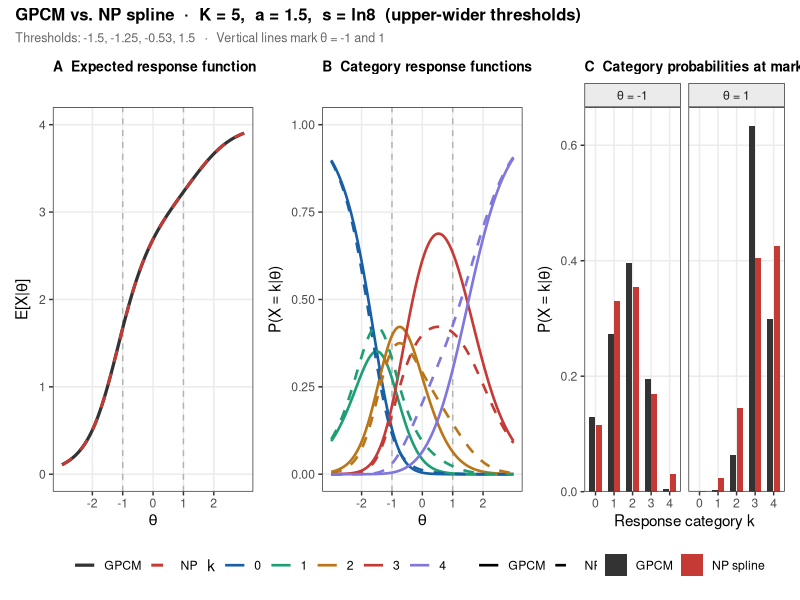

Generate this figure with R:
library(ggplot2)
library(patchwork)

# ── Parameters ────────────────────────────────────────────────────────────────
K      <- 5L
a      <- 1.5
s      <- log(8)          # upper-wider asymmetry
THETAS <- c(-1, 1)      # two highlighted ability values
theta_grid <- seq(-3, 3, by = 0.05)

COL_GPCM <- "#333333"
COL_NP   <- "#C53A35"
CAT_COLS <- c("#185FA5","#1D9E75","#BA7517","#C53A35","#7F77DD")

# ── Helpers ───────────────────────────────────────────────────────────────────
make_thresholds <- function(K, s) {
  n <- K - 1L; rng <- 3.0
  if (abs(s) < 1e-9 || n <= 2L)
    return(seq(-rng/2, rng/2, length.out = n))
  wi   <- exp(s * seq(0, n-2) / (n - 2))
  gaps <- wi / sum(wi) * rng
  b    <- cumsum(c(-rng/2, gaps[-length(gaps)]))
  c(b, b[n-1] + gaps[n-1])
}

gpcm_pr <- function(theta, a, b) {
  K  <- length(b) + 1L
  ln <- matrix(0, length(theta), K)
  for (k in seq_len(K-1)) ln[, k+1] <- ln[, k] + a*(theta - b[k])
  ln <- ln - apply(ln, 1, max)
  ex <- exp(ln); ex / rowSums(ex)
}

dbinom_mat <- function(p, K)
  outer(p, 0:(K-1), function(pp, k) dbinom(k, K-1, pp))

np_binom_pr <- function(theta, a, b, K) {
  gp   <- gpcm_pr(theta, a, b)
  emn  <- as.numeric(gp %*% 0:(K-1))
  phat <- pmin(pmax(emn / (K-1), 1e-10), 1-1e-10)
  dbinom_mat(phat, K)
}

erf <- function(pr, K) as.numeric(pr %*% 0:(K-1))

# ── Compute grid data ─────────────────────────────────────────────────────────
b  <- make_thresholds(K, s)
gp <- gpcm_pr(theta_grid, a, b)
np <- np_binom_pr(theta_grid, a, b, K)

grid_df <- data.frame(
  th   = theta_grid,
  erfG = erf(gp, K),
  erfN = erf(np, K)
)
for (k in 0:(K-1)) {
  grid_df[[paste0("crfG", k)]] <- gp[, k+1]
  grid_df[[paste0("crfN", k)]] <- np[, k+1]
}

# ── Point data at the two θ values ────────────────────────────────────────────
pt_rows <- lapply(THETAS, function(th) {
  gp_pt <- as.numeric(gpcm_pr(th, a, b))
  np_pt <- as.numeric(np_binom_pr(th, a, b, K))
  data.frame(
    theta = th,
    k     = factor(0:(K-1)),
    prob  = c(gp_pt, np_pt),
    model = rep(c("GPCM", "NP spline"), each = K)
  )
})
pt_df <- do.call(rbind, pt_rows)
pt_df$model <- factor(pt_df$model, levels = c("GPCM", "NP spline"))
pt_df$theta_lab <- factor(
  paste0("θ = ", pt_df$theta),
  levels = paste0("θ = ", THETAS)
)

# ── vline helper ──────────────────────────────────────────────────────────────
vlines <- data.frame(th = THETAS)

# ── Panel A: ERF ──────────────────────────────────────────────────────────────
pA <- ggplot(grid_df, aes(x = th)) +
  geom_vline(data = vlines, aes(xintercept = th),
             linetype = "dashed", colour = "grey70", linewidth = 0.5) +
  geom_line(aes(y = erfG, colour = "GPCM"),    linewidth = 1.1) +
  geom_line(aes(y = erfN, colour = "NP spline"), linewidth = 1.0,
            linetype = "dashed") +
  scale_colour_manual(values = c("GPCM" = COL_GPCM, "NP spline" = COL_NP),
                      name = NULL) +
  scale_x_continuous(breaks = -2:2) +
  scale_y_continuous(limits = c(0, K-1), breaks = 0:(K-1)) +
  labs(x = expression(theta), y = expression(E*"["*X*"|"*theta*"]"),
       title = "A  Expected response function") +
  theme_bw(base_size = 11) +
  theme(legend.position  = "bottom",
        panel.grid.minor = element_blank(),
        plot.title       = element_text(size = 10, face = "bold"))

# ── Panel B: CRF ──────────────────────────────────────────────────────────────
crf_long <- do.call(rbind, lapply(0:(K-1), function(k) {
  rbind(
    data.frame(th = theta_grid, prob = grid_df[[paste0("crfG", k)]],
               k = factor(k), model = "GPCM"),
    data.frame(th = theta_grid, prob = grid_df[[paste0("crfN", k)]],
               k = factor(k), model = "NP spline")
  )
}))
crf_long$model <- factor(crf_long$model, levels = c("GPCM", "NP spline"))

pB <- ggplot(crf_long, aes(x = th, y = prob, colour = k)) +
  geom_vline(data = vlines, aes(xintercept = th),
             linetype = "dashed", colour = "grey70", linewidth = 0.5,
             inherit.aes = FALSE) +
  geom_line(aes(linetype = model), linewidth = 0.9) +
  scale_colour_manual(values = CAT_COLS[seq_len(K)], name = "k") +
  scale_linetype_manual(values = c("GPCM" = "solid", "NP spline" = "dashed"),
                        name = NULL) +
  scale_x_continuous(breaks = -2:2) +
  scale_y_continuous(limits = c(0, 1)) +
  labs(x = expression(theta), y = expression(P*"("*X == k*"|"*theta*")"),
       title = "B  Category response functions") +
  guides(colour   = guide_legend(order = 1, nrow = 1),
         linetype = guide_legend(order = 2)) +
  theme_bw(base_size = 11) +
  theme(legend.position  = "bottom",
        panel.grid.minor = element_blank(),
        plot.title       = element_text(size = 10, face = "bold"))

# ── Panel C: bar chart of P(X=k|θ) at two θ values ───────────────────────────
pC <- ggplot(pt_df, aes(x = k, y = prob, fill = model)) +
  geom_col(position = position_dodge(width = 0.7), width = 0.65) +
  facet_wrap(~ theta_lab, ncol = 2) +
  scale_fill_manual(values = c("GPCM" = COL_GPCM, "NP spline" = COL_NP),
                    name = NULL) +
  scale_y_continuous(limits = c(0, NA), expand = expansion(mult = c(0, 0.05))) +
  labs(x = "Response category k",
       y = expression(P*"("*X == k*"|"*theta*")"),
       title = "C  Category probabilities at marked θ values") +
  theme_bw(base_size = 11) +
  theme(legend.position   = "bottom",
        panel.grid.minor  = element_blank(),
        strip.background  = element_rect(fill = "grey92"),
        plot.title        = element_text(size = 10, face = "bold"))

# ── Assemble ──────────────────────────────────────────────────────────────────
p_final <- (pA | pB | pC) +
  plot_annotation(
    title    = paste0("GPCM vs. NP spline  ·  K = ", K,
                      ",  a = ", a, ",  s = ln8  (upper-wider thresholds)"),
    subtitle = paste0("Thresholds: ", paste(round(b, 2), collapse = ", "),
                      "   ·   Vertical lines mark θ = ",
                      paste(THETAS, collapse = " and ")),
    theme = theme(plot.title    = element_text(size = 12, face = "bold"),
                  plot.subtitle = element_text(size = 9, colour = "grey40"))
  ) &
  theme(legend.justification = "center")

ggsave("/home/ben/Dropbox/Apps/Overleaf/binomial_model/figs/fig_kl_category.pdf",
       p_final, width = 11, height = 4, device = cairo_pdf)
cat("saved fig_kl_category.pdf\n")
